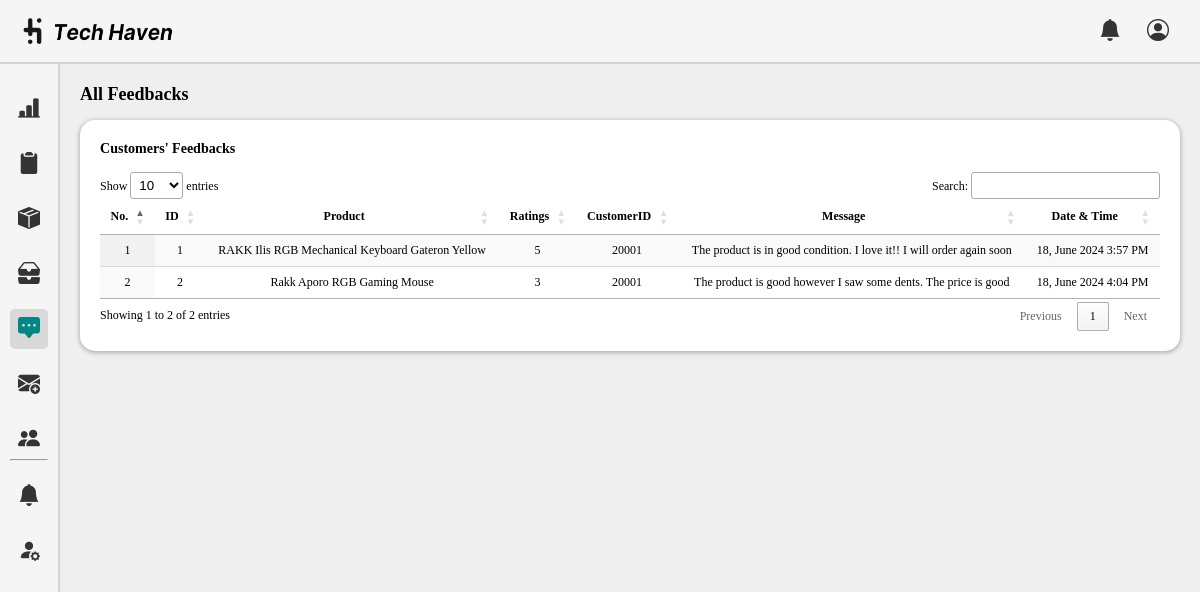
Page /admin/feedbacks.php on the earlier database version.
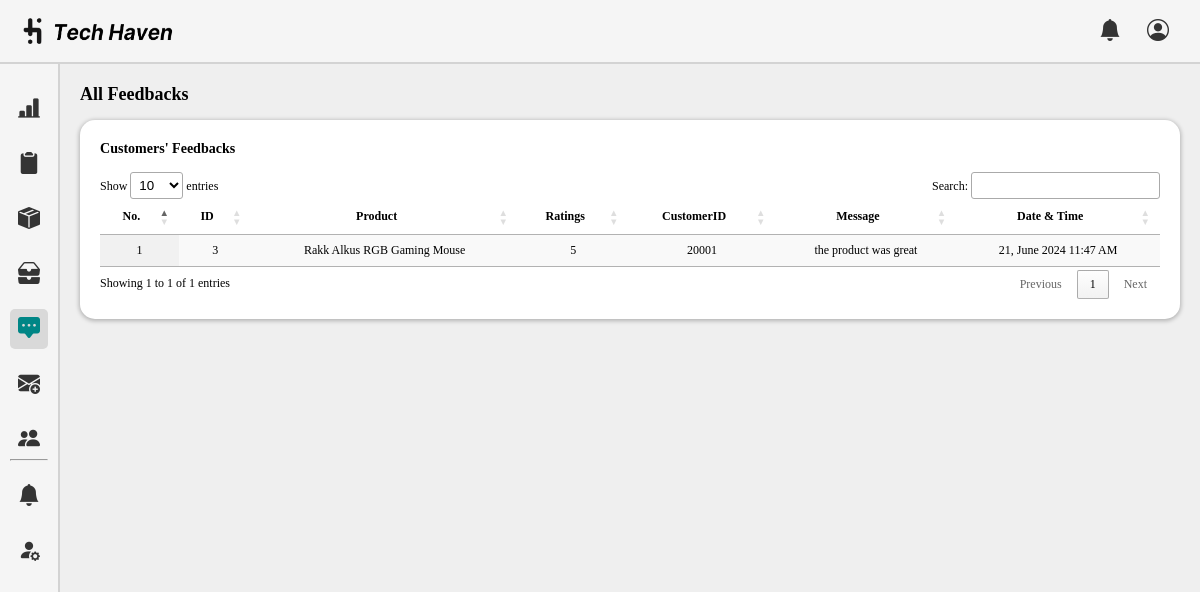
Same page on the later database version.
### tables this page shows
CREATE TABLE `feedback` (
  `feedbackID` int(100) NOT NULL,
  `prodID` int(50) NOT NULL,
  `prod_name` varchar(100) NOT NULL,
  `ratings` int(50) NOT NULL,
  `customerID` int(100) NOT NULL,
  `message` text NOT NULL,
  `date_created` timestamp NOT NULL DEFAULT current_timestamp()
);

### admin/feedbacks.php (the view, shortened to what the changed rows need)
<!DOCTYPE html>
<html lang="en">
<head>
    <link rel="stylesheet" href="css/dashboard.css">
    <link rel="stylesheet" href="../assets/font/inter.css">
    <link rel="stylesheet" href="../node_modules/bootstrap-icons/font/bootstrap-icons.css">
    <link rel="stylesheet" type="text/css" href="https://cdn.datatables.net/1.10.25/css/jquery.dataTables.css">
</head>
<body>
    <section class="container">
    <div class="dashboard-content">
        <h1>All Feedbacks</h1><br>
        <div class = "wrapper-dashboard">
        <h3>Customers' Feedbacks</h3><br>
        <table id="example" class="display" style="width:100%">
                <thead>
                    <tr>
                        <th>No.</th>
                        <th>ID</th>
                        <th>Product</th>
                        <th>Ratings</th>
                        <th>CustomerID</th>
                        <th>Message</th>
                        <th>Date & Time</th>
                    </tr>
                </thead>
                <tbody>
                    <?php
                    $servername = "localhost";
                    $username = "root";
                    $password = "";
                    $dbname = "th_db";
                    $conn = new mysqli($servername, $username, $password, $dbname);
                    $sql = "SELECT feedbackID, prod_name, ratings, customerID, message, date_created FROM feedback";
                    $result = $conn->query($sql);
                    if ($result->num_rows > 0) {
                        $counter = 1;
                        while($row = $result->fetch_assoc()) {
                            echo "<tr>";
                            echo "<td>" . $counter . "</td>";
                            echo "<td>" . $row["feedbackID"] . "</td>";
                            echo "<td>" . $row["prod_name"] . "</td>";
                            echo "<td>" . $row["ratings"] . "</td>";
                            echo "<td>" . $row["customerID"] . "</td>";
                            echo "<td>" . $row["message"] . "</td>";
                            $date = new DateTime($row["date_created"]);
                            echo "<td>" . $date->format('j, F Y g:i A') . "</td>";
                            echo "</tr>";
                            $counter++;
                        }
                    } else {
                        echo "<tr><td colspan='8'>No results found</td></tr>";
                    }
                    ?>
                </tbody>
            </table>
        </div>
    </div>
    </section>
</body>
</html>

Differences in the rows shown:
removed feedback: feedbackID "1", prod_name "RAKK Ilis RGB Mechanical Keyboard Gateron Yellow", ratings "5", customerID "20001", message "The product is in good condition. I love it!! I will order again soon", date_created "18, June 2024 3:57 PM"
removed feedback: feedbackID "2", prod_name "Rakk Aporo RGB Gaming Mouse", ratings "3", customerID "20001", message "The product is good however I saw some dents. The price is good", date_created "18, June 2024 4:04 PM"
added feedback: feedbackID "3", prod_name "Rakk Alkus RGB Gaming Mouse", ratings "5", customerID "20001", message "the product was great", date_created "21, June 2024 11:47 AM"
Other differences:
text written by a page script: "Show entries Search: Showing 1 to 2 of 2 entries Previous 1 Next" → "Show entries Search: Showing 1 to 1 of 1 entries Previous 1 Next"
